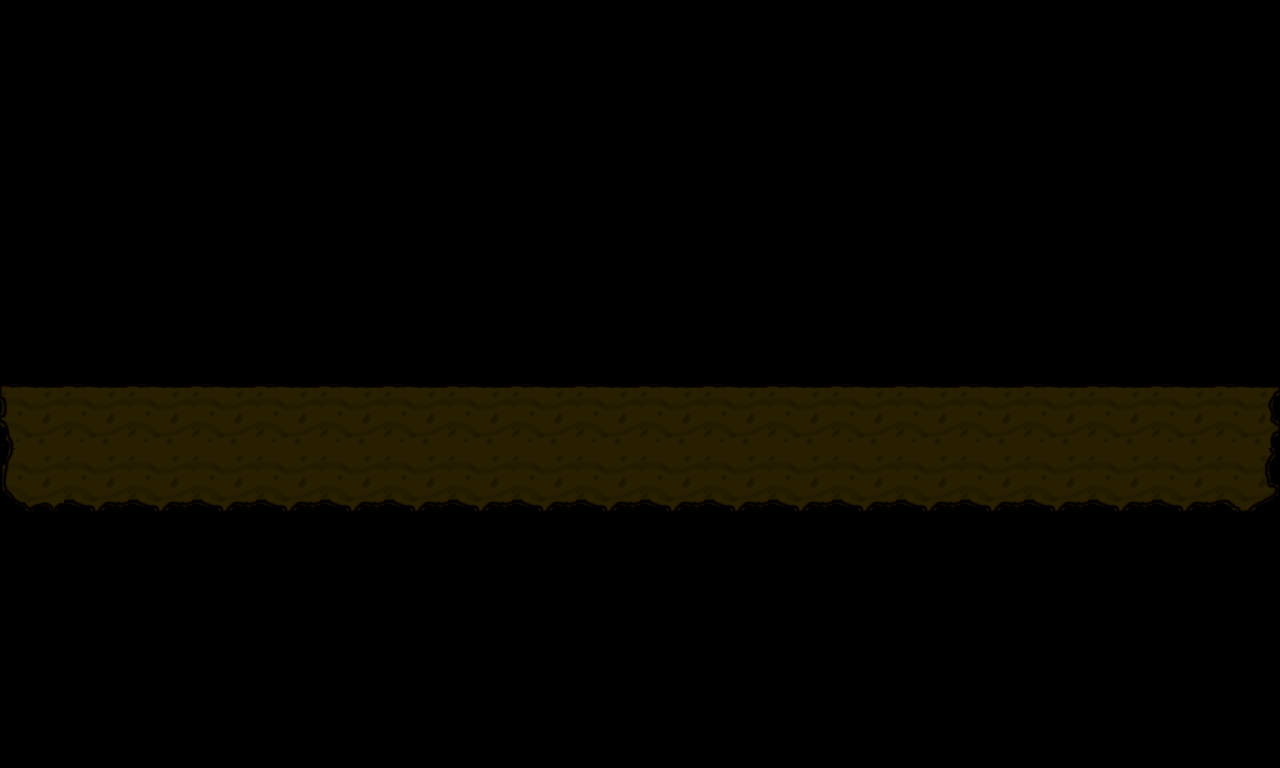

Below is a game level as drawn by its tile map, then a one-line description and the .tmx file that defines it, in full:
An orthogonal 20x12 tile map with 64x64 px tiles, 1 tile layer (Floor) and 1 object (Player).

<map version="1.4" tiledversion="1.4.3" orientation="orthogonal" renderorder="right-down" width="20" height="12" tilewidth="64" tileheight="64" infinite="0" nextlayerid="8" nextobjectid="5">
 <tileset firstgid="1" name="Tileset" tilewidth="64" tileheight="64" tilecount="480" columns="30">
  <image source="WW1_background_stufff1213.png" width="1920" height="1080" />
  <tile id="162">
   <animation>
    <frame tileid="162" duration="100" />
    <frame tileid="163" duration="100" />
    <frame tileid="164" duration="100" />
    <frame tileid="165" duration="100" />
    <frame tileid="166" duration="100" />
    <frame tileid="167" duration="100" />
   </animation>
  </tile>
 </tileset>
 <layer id="1" name="Floor" width="20" height="12">
  <data encoding="csv">
0,0,0,0,0,0,0,0,0,0,0,0,0,0,0,0,0,0,0,0,
0,0,0,0,0,0,0,0,0,0,0,0,0,0,0,0,0,0,0,0,
0,0,0,0,0,0,0,0,0,0,0,0,0,0,0,0,0,0,0,0,
0,0,0,0,0,0,0,0,0,0,0,0,0,0,0,0,0,0,0,0,
0,0,0,0,0,0,0,0,0,0,0,0,0,0,0,0,0,0,0,0,
0,0,0,0,0,0,0,0,0,0,0,0,0,0,0,0,0,0,0,0,
285,286,286,286,286,286,286,286,286,286,286,286,286,286,286,286,286,286,286,287,
345,346,346,346,346,346,346,346,346,346,346,346,346,346,346,346,346,346,346,347,
0,0,0,0,0,0,0,0,0,0,0,0,0,0,0,0,0,0,0,0,
0,0,0,0,0,0,0,0,0,0,0,0,0,0,0,0,0,0,0,0,
0,0,0,0,0,0,0,0,0,0,0,0,0,0,0,0,0,0,0,0,
0,0,0,0,0,0,0,0,0,0,0,0,0,0,0,0,0,0,0,0
</data>
 </layer>
 <objectgroup id="3" name="Player">
  <object id="2" type="Player" gid="349" x="130.592" y="261.859" width="64" height="64" />
 </objectgroup>
</map>
